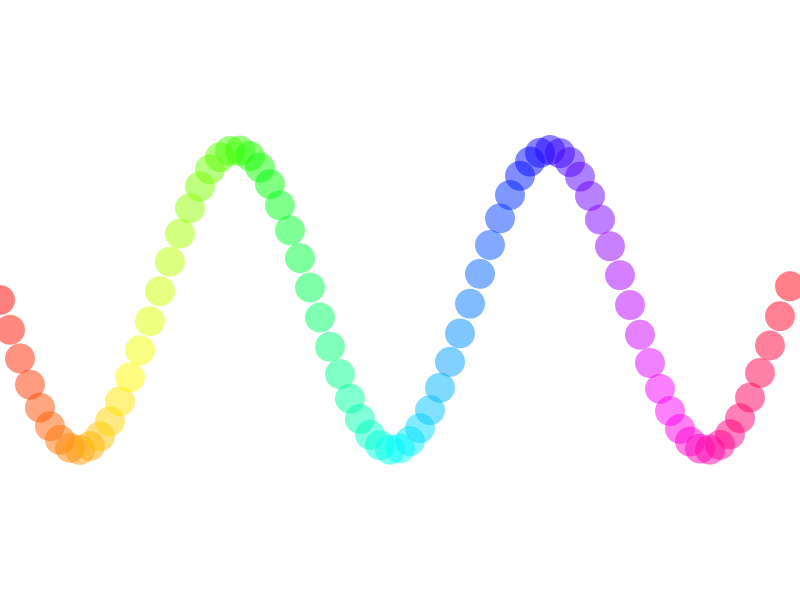
Frame 1 (no input)
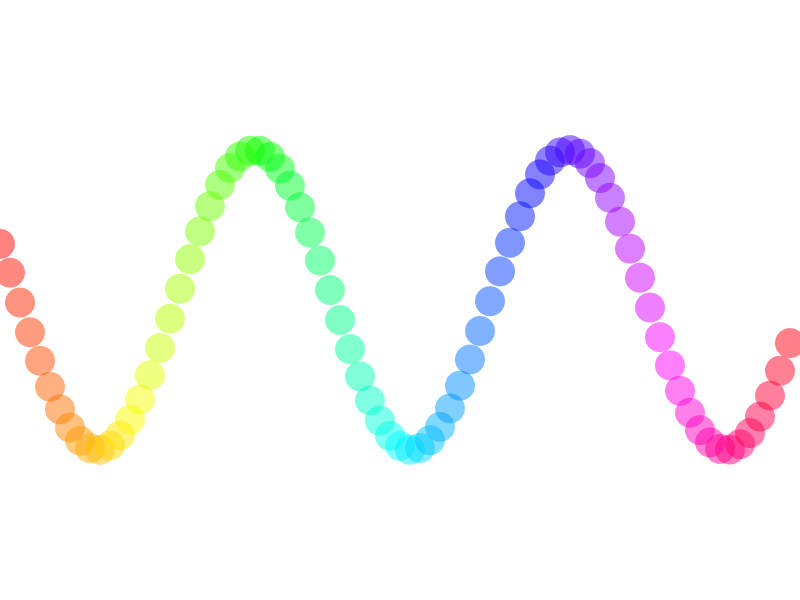
Frame 60 (the mouse pressed at the canvas centre just before this capture)
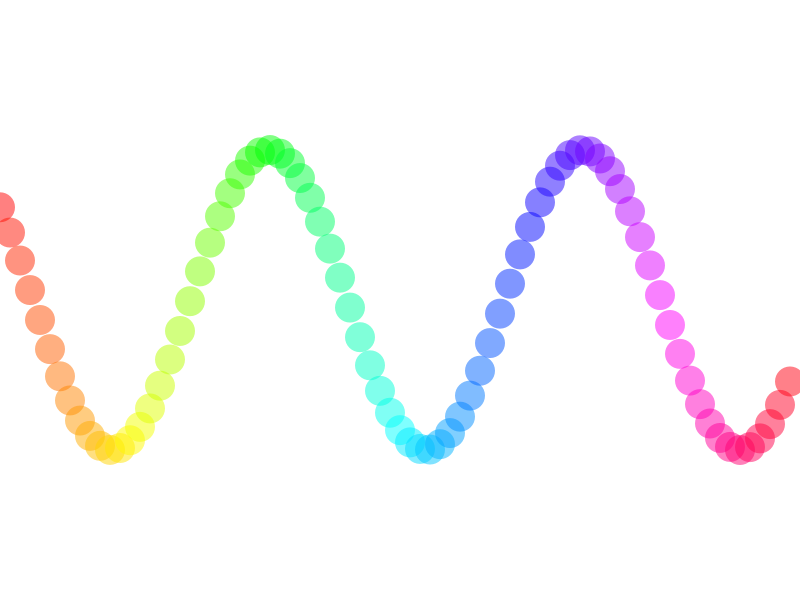
Frame 120 (the mouse held since frame 60 and released just before this capture)

The Processing sketch that drew these frames (run headless with seeded random() and noise(); from frame 60 on, the mouse is pressed at the canvas centre):

// Processing sketch: ReturningValues
// ── ReturningValues.pde
float theta = 0;
float thetaStart = 0;
float circleSize = 30;

void setup() {
  colorMode(HSB, 360, 100, 100, 100);
  size(800,600);
}

void draw() {
  theta = thetaStart;
  background(0, 0, 100);
  stroke(3);
  println(sin(theta));
  for (int x = 0; x < width; x += circleSize - 20) {
    noStroke();
    fill(map(x, 0, width, 0, 360), 100, 100, 50);
    float y = map(sin(theta), -1, 1, height*.25, height*.75);
    ellipse(x, y, circleSize, circleSize);
    theta += .2;
  }
  thetaStart += .1;
}
